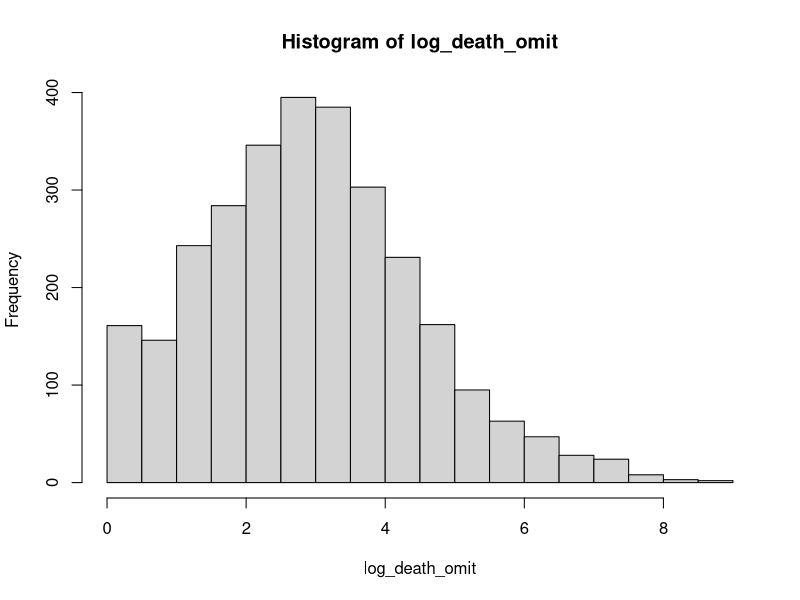

Here is the R script that generated this plot: (Note: this script raises an error after producing the figure.)
## ---- chunk 1
knitr::opts_chunk$set(echo = TRUE)
## ---- chunk 2

library(leaps)
library(MASS)
library(xtable)
## ---- chunk 3
data <- read.table("full_data_no_na.csv", sep = ",", header = TRUE)
deaths <- data$deaths

sapply(data, class)

deaths_omit_0 <- data[which(data$deaths != 0),]
log_death_omit <- log(deaths_omit_0$deaths)
hist(log_death_omit)


full_model_death_omit_log <- lm(log_death_omit ~ mask_score + ratio_pop_to_physician + unemploy_rate 
                 + HS_grad_rate + flu_vacc_. + uninsured + median_income + pop_size 
                 + X._rural + life_expectancy + sim_diversity_index + area + X._democrat 
                 + sim_diversity_index + life_expectancy + pop_density, data = deaths_omit_0)
summary(full_model_death_omit_log)


#per population size
deaths_per_pop <- deaths_omit_0$deaths/deaths_omit_0$pop_size

full_model_pop_death_omit <- lm(deaths_per_pop ~ mask_score + ratio_pop_to_physician + unemploy_rate
                 + HS_grad_rate + flu_vacc_. + uninsured + median_income 
                 + X._rural + life_expectancy + sim_diversity_index + area + X._democrat
                 + sim_diversity_index + life_expectancy, data = deaths_omit_0)
boxcox(full_model_pop_death_omit)
#need to take the log
## ---- chunk 4
log_deaths_pop_omit <- log((deaths_per_pop))
hist(log_deaths_pop_omit, breaks = 200)

#full model where the number of deaths is divided by the population and zeros are omitted.
#issue is that taking the log of something (to correct that boxcox) that is between 0 and 1 will lead to negative response variables. 

#state included as greatly improves model

full_model_log_pop_death_omit <- lm(log_deaths_pop_omit ~ mask_score + ratio_pop_to_physician + unemploy_rate + HS_grad_rate + flu_vacc_. + uninsured + median_income + X._rural + life_expectancy + sim_diversity_index + area + X._democrat + sim_diversity_index + life_expectancy+factor(state), data = deaths_omit_0)

#boxcox(full_model_log_pop_death_omit)
summary(full_model_log_pop_death_omit)

anova(full_model_log_pop_death_omit)

#decided on more relevant to do deaths per pop, even though the summary is less good. This model omits those places where there were 0 deaths (consider, not all counties have hospitals where someone in critical care would go to die... ) 
par(mfrow = c(2,2))
plot(full_model_log_pop_death_omit)
## ---- chunk 5
#reg_subsets
sum_sub = regsubsets(log_deaths_pop_omit ~ mask_score + ratio_pop_to_physician + unemploy_rate + HS_grad_rate + flu_vacc_. + uninsured + median_income + X._rural + life_expectancy + sim_diversity_index + area + X._democrat + sim_diversity_index + life_expectancy+factor(state), data = deaths_omit_0,nvmax=20, nbest=1, method='forward')

#not looking like any combinations of these variables are a particularly good predictor of covid death. 
#potentially a missing componant: death over time

res.sum <- summary(sum_sub)
summary(res.sum,all.best=TRUE,matrix=T,matrix.logical=F,df=NULL)
max(res.sum$adjr2)
res.sum$outmat[20,]
labels(which(res.sum$outmat[20,]=='*'))

# n = length(log_deaths_pop_omit)
# p.m = as.integer(rownames(res.sum$which))+1#number of coefficients in each model: p
# ssto = sum((log_deaths_pop_omit-mean(log_deaths_pop_omit))^2)
# sse = (1-res.sum$rsq)*ssto
# aic = n*log(sse/n)+2*p.m
# bic = n*log(sse/n)+log(n)*p.m
# res_sub = cbind(sse, res.sum$rsq, res.sum$adjr2,res.sum$cp, bic, aic)
# head(res_sub, n=1)

## ---- chunk 6
#looking at the diversity index as the separated ethnicity proportions in each county
diversity_as_indv <- lm(log_deaths_pop_omit ~  mask_score + ratio_pop_to_physician + unemploy_rate + HS_grad_rate + flu_vacc_. + uninsured + median_income + X._rural + life_expectancy + sim_diversity_index + area + X._democrat + sim_diversity_index + life_expectancy+factor(state) +  non_hispanic_african_american + american_indian + asian + native_hawaiian + hispanic + non_hispanic_white, data = deaths_omit_0)

summary(diversity_as_indv)


#remove states (it is not really relevant-- see discussion)
diversity_as_indv_nostate <- lm(log_deaths_pop_omit ~  mask_score + ratio_pop_to_physician + unemploy_rate + HS_grad_rate + flu_vacc_. + uninsured + median_income + X._rural + life_expectancy + sim_diversity_index + area + X._democrat + sim_diversity_index + life_expectancy+  non_hispanic_african_american + american_indian + asian + native_hawaiian + hispanic + non_hispanic_white, data = deaths_omit_0)

summary(diversity_as_indv_nostate)
#printing a table with this model
#print(xtable(as.data.frame(diversity_as_indv_nostate$coefficients), type = "latex"))
